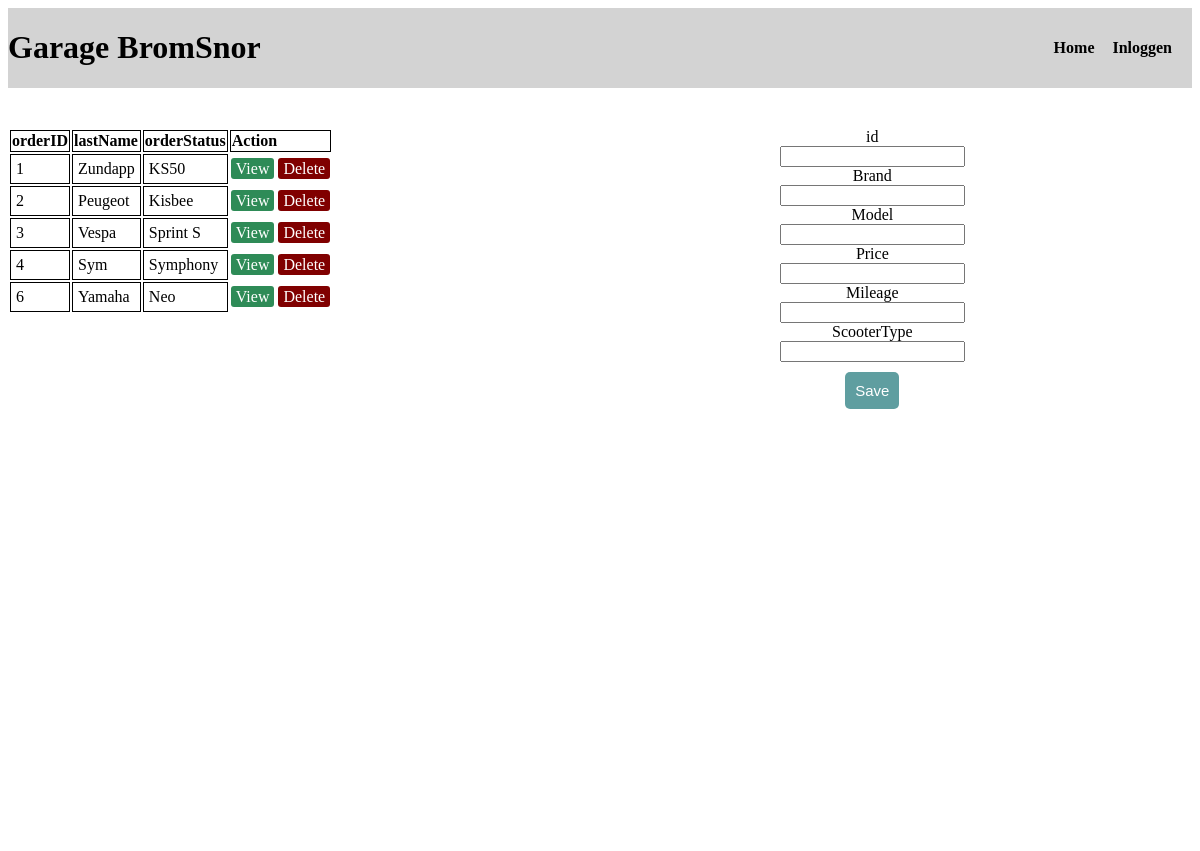
Screenshot of /adminScooters.php with the database file from the repository.
### tables this page shows
CREATE TABLE `scooter` (
  `id` int(11) NOT NULL,
  `brand` text DEFAULT NULL,
  `model` text DEFAULT NULL,
  `price` float DEFAULT NULL,
  `mileage` int(11) DEFAULT NULL,
  `scooterType` int(11) DEFAULT NULL
);

### public/adminScooters.php (the view, shortened to what this page needs)
<?php
require_once('header.php');
$id = '';
$brand= '';
$model='';
$price='';
$mileage='';
$scooterType='';
$update = false;
?>
<div class="adminContainer">
    <div class="adminContent">
        <div class="productenContainerOverzicht">
            <div>
                <table>
                    <thead>
                    <tr>
                        <th class="productenTableTH">orderID</th>
                        <th class="productenTableTH">lastName</th>
                        <th class="productenTableTH">orderStatus</th>
                        <th colspan="2" class="productenTableTH">Action</th>
                    </tr>
                    </thead>
            </div>
            <div>
                <?php
                $db = new mysqli('localhost', 'root', '', 'garage_bromsnor');
                $order = $db->query("SELECT * FROM `scooter`"); ?>
                <?php if ($order->num_rows > 0) {
                    while ($rows = $order->fetch_array()) {
                        ?>
                        <tr>
                            <td class="productenTableTD"><?php echo $rows['id'] ?></td>
                            <td class="productenTableTD"><?php echo $rows['brand'] ?></td>
                            <td class="productenTableTD"><?php echo $rows['model'] ?></td>
                            <td>
                                <a href="adminScooters.php?edit=<?php echo $rows['id']; ?>"
                                   class="edit_btn">View</a>
                            </td>
                            <td>
                                <a href="../src/server.php?delS=<?php echo $rows['id']; ?>"
                                   class="del_btn">Delete</a>
                            </td>
                        </tr>
                        <?php
                    }
                } ?>
            </div>
        </div>
        <div class="productenContainerCRUD">
            <div>
                <form method="post" action="../src/server.php">
                    <label>id</label>
                    <input readonly type="text" name="id" value="<?php echo $id ?>">
                    <label>Brand</label>
                    <input type="text" name="brand" value="<?php echo $brand ?>">
                    <label>Model</label>
                    <input type="text" name="model" value="<?php echo $model ?>">
                    <label>Price</label>
                    <input type="text" name="price" value="<?php echo $price ?>">
                    <label>Mileage</label>
                    <input type="text" name="mileage" value="<?php echo $mileage ?>">
                    <label>ScooterType</label>
                    <input type="text" name="scooterType" value="<?php echo $scooterType ?>">
                    <div class="input-group">
                        <?php if ($update == true) { ?>
                            <button class="btn" type="submit" name="updateS" style="background: #556B2F;">update</button>
                            <button class="btn" type="submit" name="cancelS" style="background: orangered;">cancel
                            </button>
                        <?php } else { ?>
                            <button class="btn" type="submit" name="saveScooter">Save</button>
                        <?php } ?>
                    </div>
                </form>
            </div>
        </div>
    </div>
</div>

### public/css/AdminOmgeving.css (style rules this page uses)
.adminContainer { display: flex; flex-direction: column; background-color: white; }
.adminContent { display: flex; flex-direction: row; margin-top: 10px; }
.adminContent .productenContainerOverzicht { display: flex; flex-direction: column; overflow-x: hidden; overflow-y: scroll; text-align: justify; height: 715px; width: 48%; }
.productenTableTD { border: 1px solid black; padding: 5px; }
.productenTableTH { border: 1px solid black; }
.edit_btn { text-decoration: none; padding: 2px 5px; background: #2E8B57; color: white; border-radius: 3px; }
.del_btn { text-decoration: none; padding: 2px 5px; color: white; border-radius: 3px; background: #800000; }
.productenContainerCRUD { width: 50%; }
.productenContainerCRUD div form { display: flex; flex-direction: column; justify-content: center; align-items: center; }
.input-group { display: flex; flex-direction: row; justify-content: center; align-items: center; }
.btn { margin-top: 10px; padding: 10px; font-size: 15px; color: white; background: #5F9EA0; border: none; border-radius: 5px; }

### rows the page displays
scooter: id "1", brand "Zundapp", model "KS50"
scooter: id "2", brand "Peugeot", model "Kisbee"
scooter: id "3", brand "Vespa", model "Sprint S"
scooter: id "4", brand "Sym", model "Symphony"
scooter: id "6", brand "Yamaha", model "Neo"
